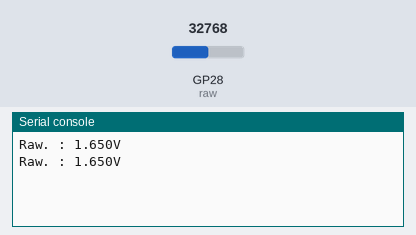
A program run on a simulated Raspberry Pi Pico running CircuitPython. On the bench: the last lines printed to the serial console. The test bench sets the inputs (shaded band); at power-on: GP28 (raw) = 32768 (analog values on the 0–65535 scale).

Above: at 1.2 s.
1.3 s: GP28 (raw) set to 45874
At 2.6 s:
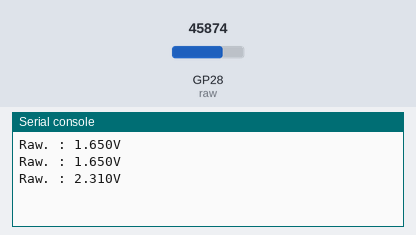
2.8 s: GP28 (raw) set to 57670
At 3.8 s:
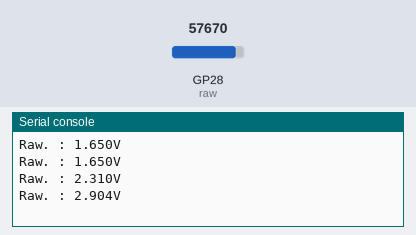
Timing chart, 0 to 5.8 s (numbered marks = the images above; inputs shaded):
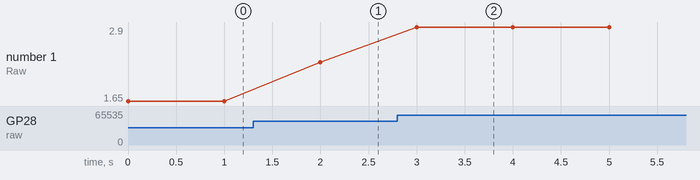

The program:

codePH.py
```python
import board
import analogio
import time

# pH analog input
raw = analogio.AnalogIn(board.GP28)

# Main code loop
while True:
    raw_voltage = raw.value * 3.3 / 65535

    print('Raw. : {0:0.3f}V'.format(raw_voltage))
    time.sleep(1.0)
```

Measured:
- after the input at 1.3 s, the serial console: prints a new line after 0.70 s (image 1)
- after the input at 2.8 s, the serial console: prints a new line after 0.20 s (image 2)
- plotted number 1: 1.65 → 2.31 after the input at 1.3 s, 2.31 → 2.9 after the input at 2.8 s
